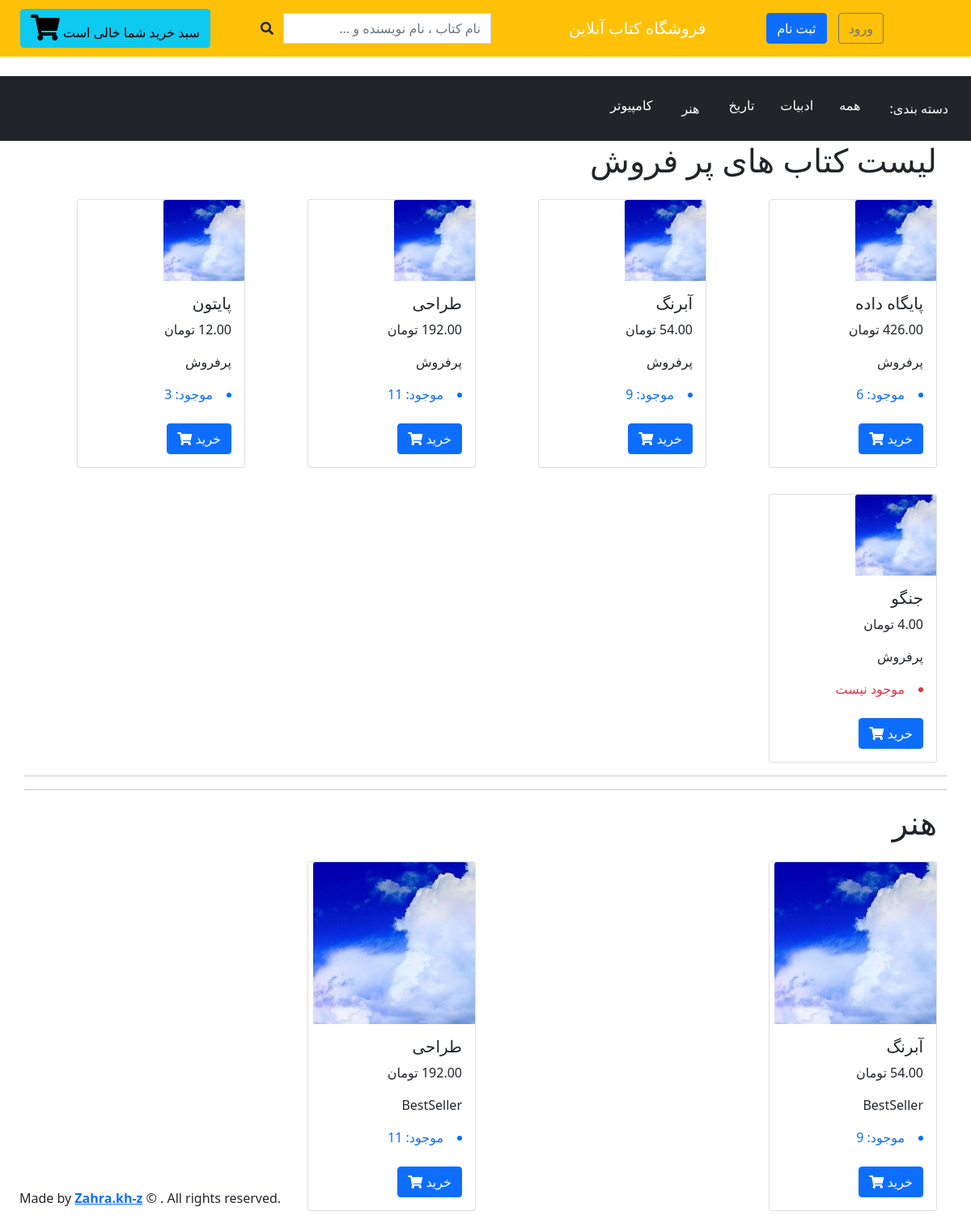
The app's page /hnr/ with its own data.
### product/models.py (models this page shows, shortened)
class Category(models.Model):
    name = models.CharField(max_length=200, db_index=True)
    slug = models.SlugField(max_length=200, unique=True)
    user = models.ForeignKey(settings.AUTH_USER_MODEL, on_delete=models.CASCADE, related_name='cat_user')
    class Meta:
        ordering = ('name',)
        verbose_name = 'دسته بندی'
        verbose_name_plural = 'دسته بندی ها'
    def get_absolute_url(self):
        return reverse('product:product_list_by_category', args=[self.slug])

class Book(models.Model):
    LABEL = (('New', 'جدید'), ('BestSeller', 'پرفروش'))
    """
    بعد از تکمیل کد، اتریبیوت uuid جایگزین شود
    """
    label = models.CharField(choices=LABEL, max_length=12)
    name = models.CharField(max_length=200, db_index=True)
    slug = models.SlugField(max_length=200, db_index=True)
    author = models.CharField(max_length=200)
    description = models.TextField(blank=True)
    created = models.DateTimeField(auto_now_add=True)
    updated = models.DateTimeField(auto_now=True)
    price = models.BigIntegerField(default=0)
    unit_price = models.BigIntegerField(default=0)
    category = models.ManyToManyField(Category, related_name='books_cat')
    image = models.ImageField(upload_to='products/%Y/%m/%d', blank=True)
    available = models.BooleanField(default=True)
    discount_book = models.FloatField(blank=True, null=True, default=0)
    inventory = models.IntegerField(default=0)
    can_backorder = models.BooleanField(default=False)
    class Meta:
        verbose_name = 'کتاب'
        verbose_name_plural = 'کتاب ها'
        ordering = ["label", "-created"]
        index_together = (('id', 'slug'),)
    def get_absolute_url(self):
        return reverse('product:product_detail', args=[self.id, self.slug])

class Inventory(models.Model):
    class Meta:
        verbose_name = 'موجودی'
        verbose_name_plural = 'موجودی ها'
        ordering = ["count_use"]
    book = models.ForeignKey(Book, on_delete=models.DO_NOTHING, related_name='books_inv')
    count_use = models.IntegerField(default=0)
    cont_new = models.IntegerField(default=1)

### product/views.py (the view)
# urls.py: path('', views.product_list, name='product_list'),
def product_list(request, category_slug=None):
    category = None
    categories = Category.objects.all()
    products = Book.objects.filter(available=True)
    labels = Book.objects.filter(label='BestSeller')
    if category_slug:
        category = get_object_or_404(Category, slug=category_slug)
        products = products.filter(category=category)
    return render(request,
                  'product/list.html',
                  {'category': category,
                   'categories': categories,
                   'products': products,
                   'labels': labels})

### basket/basket.py (called while the page is built)
    def __len__(self):
        return sum(item['quantity'] for item in self.basket.values())

### basket/context_ processors.py (called while the page is built)
def basket(request):
    return {'basket': Basket(request)}

### templates/product/list.html (shortened to what this page needs)
{% extends "base.html" %}
{% load static %}
{% block content %}
<h1>لیست کتاب های پر فروش</h1>
<div class="row">
    {% for each in labels %}
        {% if each.label == 'BestSeller' %}
    <div class="col py-3">
        <div class="card " style="width: 13rem;">
        {% if each.image %}
            <a href="{{ each.get_absolute_url }}">
            <img class="bookcover card-img-top" src="{{ each.image.url}}" alt="{{ each.name }}" style="width: 100px; height: 100px;" >
            </a>
        {% endif %}
            <div class="card-body">
                <h5 class="card-title">{{ each.name|slice:":25"}} </h5>
                <p class="card-text">{{ each.price|floatformat:2 }} تومان </p>
                <p class="card-text">پرفروش </p>
              {% for inv in each.books_inv.all %}
                 {% if inv.cont_new != 0%}
                <li class="text-primary">موجود:  {{ inv.cont_new }} </li>
                {% else %}
                <li class="text-danger">موجود نیست</li>
                {% endif %}<br>
            {% endfor %}
            <a href="{{ each.get_absolute_url }}" class="btn btn-primary btn-md my-0 p" >خرید
                <i class="fas fa-shopping-cart ml-1"></i>
            </a>
            </div>
        </div>
    </div>
        {% endif %}
    {% endfor %}
<hr><hr>
</div>
 <div id="main" class="product-list">
    <h1>{% if category %}{{ category.name }}{% else %}همه{% endif %}</h1>
<div class="row" >
    {% for product in products %}
    <div class="col py-3">
        <div class="card " style="width: 13rem;">
        {% if product.image %}
            <a href="{{ product.get_absolute_url }}">
            <img class="bookcover card-img-top" src="{% if product.image %}{{ product.image.url }}{% else %}{% static 'img/no_image.png' %}{% endif %}" alt="{{ product.title }}" style="width: 200px; height: 200px;">
            </a>
        {% endif %}
            <div class="card-body ">
                <h5 class="card-title">{{ product.name|slice:":25"}} </h5>
                <p class="card-text">{{ product.price|floatformat:2 }} تومان </p>
                <p class="card-text">{{ product.label }} </p>
              {% for inv in product.books_inv.all %}
                 {% if inv.cont_new != 0%}
                <li class="text-primary">موجود:  {{ inv.cont_new }} </li>
                {% else %}
                <li class="text-danger">موجود نیست</li>
                {% endif %}<br>
            {% endfor %}
            <a href="{{ product.get_absolute_url }}" class="btn btn-primary btn-md my-0 p" >خرید
                <i class="fas fa-shopping-cart ml-1"></i>
            </a>
            </div>
        </div>
    </div>
    {% endfor %}
</div>
  </div>
{% endblock content %}

### templates/base.html (shortened to what this page needs)
{% load cart_template_tags %}
<!doctype html>
<html lang="en">
<head>
    <link rel="stylesheet" href="https://cdnjs.cloudflare.com/ajax/libs/izitoast/1.4.0/css/iziToast.min.css" />
    <link rel="stylesheet" href="https://cdn.datatables.net/1.10.9/css/jquery.dataTables.min.css" />
    <link href="https://cdn.jsdelivr.net/npm/bootstrap@5.0.2/dist/css/bootstrap.min.css" rel="stylesheet">
    <link rel="stylesheet" href="https://cdn.jsdelivr.net/npm/bootstrap@5.0.2/dist/css/bootstrap.rtl.min.css">
        <link
        rel="stylesheet"
        href="https://use.fontawesome.com/releases/v5.8.2/css/all.css"
/>
</head>
<body dir="RTL">
        <nav class="navbar navbar-expand-md navbar-dark bg-warning mb-4 p-2 sticky-top">
            <div class="collapse navbar-collapse" id="navbarCollapse" >
            <nav class="navbar navbar-expand-lg navbar-dark">
    <div class="navbar-nav">
        {% if request.user.is_authenticated %}
             <a href="{% url 'accounts:logout' %}" class="btn btn-primary" style="margin-left: 10px; margin-right: 20px">خروج</a>
                 <a class="nav-link dropdown-toggle text-danger " href="#" id="userMenu"
                 role="button" data-bs-toggle="dropdown" aria-expanded="false">
                  {{ user.username }}
                     {{ user.full_name }}
              </a>
            {% if user.is_admin == True %}
                 <a class="btn btn-primary" href="{% url 'panel:admin' %}">پنل</a>
            {% elif user.is_staff == True %}
                <a class="btn btn-primary" href="{% url 'panel:staff' %}">پنل</a>
            {% else %}
                <a class="btn btn-primary " href="{% url 'panel:customer' %}">پنل</a>
            {% endif %}
        {% else %}
        <form class="form-inline ml-auto" style="margin-right: 100px">
                <a href="{% url 'accounts:login' %}" class="btn btn-outline-secondary" style="margin-left: 10px">ورود</a>
                <a href="{% url 'accounts:register' %}" class="btn btn-primary ml-3" style="margin-left: 10px">ثبت نام</a>
        </form>
        {% endif %}
    </div>
</nav>
            </div>
                <a class="navbar-brand mx-5" href="#"  >فروشگاه کتاب آنلاین</a>
            <form class="form-inline mt-2 mt-md-0" action="{% url 'product:search_results' %}" method="get" style="margin-left: 50px">
            <div class="search-input input-group " >
            <input type="text" role="search" name="q" id="SearchTerm" class="form-control ui-autocomplete-input" placeholder="نام کتاب ، نام نویسنده و ..." autocomplete="off">
                <span class="input-group-btn">
                    <button class="btn" type="submit" id="BtnSearch">
                        <i class="fas fa-search"></i>
                    </button>
                </span>
            </div>
            </form>
            <div class="collapse navbar-collapse" id="navbarCollapse" >
               <a id="btnCart" href="{% url 'basket:basket_detail' %}" class="btn btn-info  pull-left">
                 <span class="hidden-xs">سبد خرید شما</span>
                    {% with total_items=basket|length %}
                    {% if total_items > 0 %}
                    {{ total_items }}, تومان{{ basket.get_total_price }}
                    {% else %}
                    خالی است
                    {% endif %}
                    {% endwith %}
                 <i class="fas fa-shopping-cart fa-2x"></i>
               </a>
            </div>
        </nav>
    <nav id='navbar' class=" navbar navbar-expand-lg bg-dark" >
        <ul class="ms-auto navbar-nav flex-row ms-md-2" dir="rtl">
            <li class="nav-item m-1 text-white p-3" >دسته بندی:</li>
            <li {% if not category %} class="nav-item m-1 selected" {% endif %}>
                <a class="nav-link active text-white p-3" href="{% url 'product:product_list' %}">همه</a>
            </li>
            {% for c in categories %}
                <li {% if category.slug == c.slug %} class="nav-item m-1 selected" {% endif %}>
                    <a class="nav-link active text-white p-3" href="{{ c.get_absolute_url }}">{{ c.name }}</a>
                </li>
            {% endfor %}
        </ul>
     </nav>
        <div class="container">
            {% block content %}
            {% endblock content %}
        </div>
    <footer dir="LTR">
        <div class="text-center px-4" style="position: fixed;bottom: 20px;">
            Made by
            <strong><a href="https://github.com/zahra-kh-z" target="_blank">Zahra.kh-z</a></strong>
            © . All rights reserved.
        </div>
    </footer>
    </body>
</html>

### records on screen
Category: name "ادبیات"
Category: name "تاریخ"
Category: name "هنر"
Category: name "کامپیوتر"
Book: image (picture), name "پایگاه داده", price "426.00"
Inventory: cont_new "6"
Book: image (picture), name "آبرنگ", price "54.00", label "BestSeller"
Inventory: cont_new "9"
Book: image (picture), name "طراحی", price "192.00", label "BestSeller"
Inventory: cont_new "11"
Book: image (picture), name "پایتون", price "12.00"
Inventory: cont_new "3"
Book: image (picture), name "جنگو", price "4.00"
Inventory: cont_new "موجود نیست"
